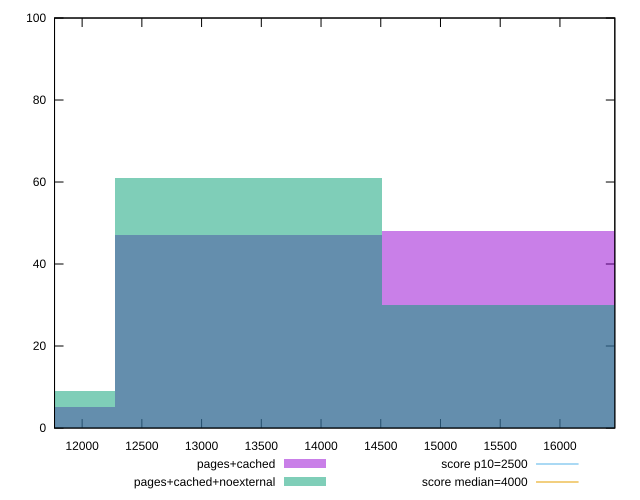

This chart was generated by the following gnuplot code:
reset

$pagesCached <<EOF
13395.313231884134 47
11162.761026570113 5
15627.865437198157 48
EOF

$pagesCachedNoexternal <<EOF
13395.313231884134 61
11162.761026570113 9
15627.865437198157 30
EOF

set key outside below
set boxwidth 2232.5522053140226
set xrange [11768.957999999999:16459.468999999997]
set yrange [0:100]
set trange [0:100]
set style fill transparent solid 0.5 noborder

set parametric
set terminal svg size 640, 500 enhanced background rgb 'white'
set output "reprap/largest-contentful-paint/comparison/histogram/1_vs_2.svg"

plot $pagesCached title "pages+cached" with boxes, \
     $pagesCachedNoexternal title "pages+cached+noexternal" with boxes, \
     2500,t title "score p10=2500", \
     4000,t title "score median=4000"

reset
